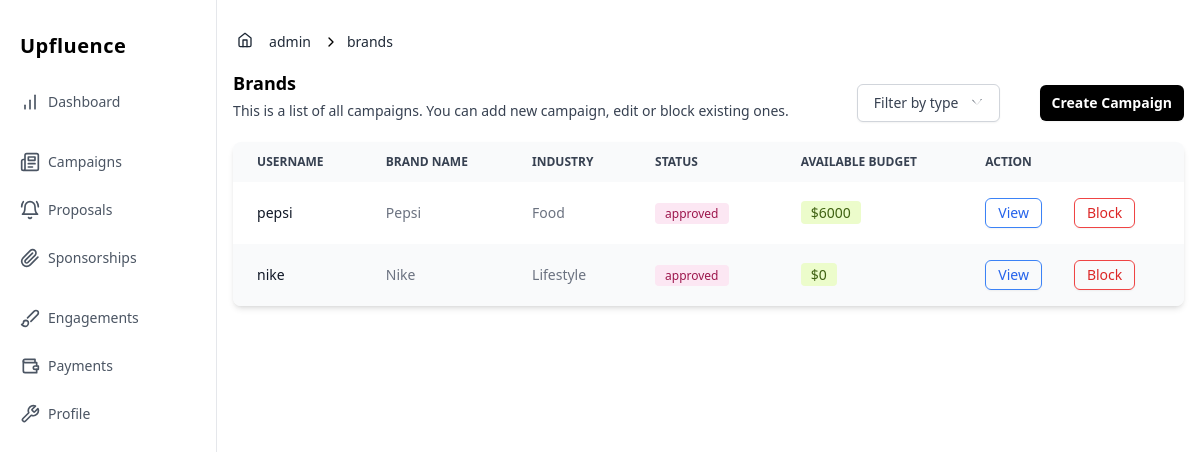
/admin/brands, run on the app's committed database.
### upfluence/models.py (models this page shows, shortened)
class Brand(db.Model):
    __tablename__ = 'brands'
    id = db.Column(db.Integer, primary_key=True)
    user_id = db.Column(db.Integer, db.ForeignKey('users.id'), nullable=False)
    name = db.Column(db.String(50), nullable=False)
    industry = db.Column(db.String(50), nullable=False)
    is_approved = db.Column(db.Boolean, default=False)  # admin
    is_blocked = db.Column(db.Boolean, default=False)  # admin
    total_budget = db.Column(db.Integer, default=0, nullable=False)
    created_at = db.Column(db.DateTime, default=datetime.now)
    updated_at = db.Column(
        db.DateTime, default=datetime.now, onupdate=datetime.now)
    user = db.relationship('User', back_populates='brand', lazy=True)
    campaigns = db.relationship(
        'Campaign', back_populates='brand', lazy='dynamic')
    activities = db.relationship(
        'BrandActivity', lazy=True)

class User(db.Model, UserMixin):
    __tablename__ = 'users'
    id = db.Column(db.Integer, primary_key=True)
    username = db.Column(db.String(50), unique=True, nullable=False)
    email = db.Column(db.String(50), nullable=False)
    password = db.Column(db.String(256), nullable=False)
    is_admin = db.Column(db.Boolean, default=False)
    is_influencer = db.Column(db.Boolean, default=False)
    is_brand = db.Column(db.Boolean, default=False)
    created_at = db.Column(db.DateTime, default=datetime.now)
    updated_at = db.Column(
        db.DateTime, default=datetime.now, onupdate=datetime.now)
    profile = db.relationship(
        'Profile', uselist=False, lazy=True)
    admin = db.relationship('Admin', uselist=False, lazy=True)
    influencer = db.relationship(
        'Influencer', back_populates='user', uselist=False, lazy=True)
    brand = db.relationship(
        'Brand', back_populates='user', uselist=False, lazy=True)

### upfluence/admin/admin.py (the view)
@admin.route('/brands')
def brands():
    page = request.args.get('page', default=1, type=int)
    brands = Brand.query.filter_by(
        is_approved=True, is_blocked=False).paginate(page=page, per_page=6)
    return render_template('admin/admin_brands.html', brands=brands)

### upfluence/templates/admin/admin_brands.html (shortened to what this page needs)
{% extends "admin/admin_layout.html" %}
{% block section %}
<nav class="flex px-4 mx-auto w-full max-w-7xl" aria-label="Breadcrumb">
  <ol class="inline-flex items-center space-x-1 md:space-x-3">
    <li class="inline-flex items-center">
      <a
        href="{{ url_for('admin.dashboard')}}"
        class="ml-1 inline-flex text-sm font-medium text-gray-800 hover:underline"
      >
        <svg
          xmlns="http://www.w3.org/2000/svg"
          width="24"
          height="24"
          viewBox="0 0 24 24"
          fill="none"
          stroke="currentColor"
          stroke-width="2"
          stroke-linecap="round"
          stroke-linejoin="round"
          class="mr-4 h-4 w-4"
        >
          <path d="m3 9 9-7 9 7v11a2 2 0 0 1-2 2H5a2 2 0 0 1-2-2z"></path>
          <polyline points="9 22 9 12 15 12 15 22"></polyline>
        </svg>
        admin
      </a>
    </li>
    {% for crumb in url_for('admin.brands').split('/')[2:]  %}
        <li>
      <div class="flex items-center">
        <svg
          xmlns="http://www.w3.org/2000/svg"
          width="24"
          height="24"
          viewBox="0 0 24 24"
          fill="none"
          stroke="currentColor"
          stroke-width="2"
          stroke-linecap="round"
          stroke-linejoin="round"
          class="h-4 w-4"
        >
          <polyline points="9 18 15 12 9 6"></polyline>
        </svg>
        <a
          href="#"
          class="ml-1 text-sm font-medium text-gray-800 hover:underline md:ml-2"
        >
          {{ crumb }}
        </a>
      </div>
    </li>
    {% endfor %}
  </ol>
</nav>
<section class="mx-auto w-full max-w-7xl px-4 py-4 ">
  <div class="flex flex-col space-y-4 md:flex-row md:items-center md:justify-between">
    <div>
      <h2 class="text-lg font-semibold">Brands</h2>
      <p class="mt-1 text-sm text-gray-700">
        This is a list of all campaigns. You can add new campaign, edit or
        block existing ones.
      </p>
    </div>
    <div class="flex items-center gap-10">
     <div class="relative inline-block text-left">
        <div>
            <button id="dropdownButton" type="button" class="inline-flex justify-center w-full rounded-md border border-gray-300 shadow-sm px-4 py-2 bg-white text-sm font-medium text-gray-700 hover:bg-gray-50 focus:outline-none focus:ring-2 focus:ring-offset-2 focus:ring-indigo-500" aria-expanded="true" aria-haspopup="true">
                Filter by type
                <svg class="-mr-1 ml-2 h-5 w-5" xmlns="http://www.w3.org/2000/svg" viewBox="0 0 20 20" fill="currentColor" aria-hidden="true">
                    <path fill-rule="evenodd" d="M5.23 7.21a.75.75 0 011.06.02L10 11.69l3.71-4.46a.75.75 0 011.08-1.04l-4.25 5.12a.75.75 0 01-1.08 0L5.23 7.21a.75.75 0 01-.02-1.06z" clip-rule="evenodd" />
                </svg>
            </button>
        </div>
    </div>
    <button
      type="button"
      class="rounded-md bg-black px-3 py-2 text-sm font-semibold text-white shadow-sm hover:bg-black/80 focus-visible:outline focus-visible:outline-2 focus-visible:outline-offset-2 focus-visible:outline-black"
    >
      Create Campaign
    </button>
    </div>
  </div>
  <div class="relative overflow-x-auto shadow-md sm:rounded-lg mt-5">
    <table class="w-full text-sm text-left rtl:text-right text-gray-500 ">
        <thead class="text-xs text-gray-700 uppercase bg-gray-50 ">
            <tr>
                <th scope="col" class="px-6 py-3">
                    Username
                </th>
                <th scope="col" class="px-6 py-3">
                    Brand name
                </th>
                <th scope="col" class="px-6 py-3">
                    Industry
                </th>
                <th scope="col" class="px-6 py-3">
                    status
                </th>
                <th scope="col" class="px-6 py-3">
                    Available Budget
                </th>
                <th scope="col" class="px-6 py-3">
                    Action
                </th>
            </tr>
        </thead>
        <tbody>
           {% for brand in brands.items|sort(reverse=True, attribute='id')  %}
               <tr class="odd:bg-white even:bg-gray-50 ">
                <th scope="row" class="px-6 py-4 font-medium text-gray-900 whitespace-nowrap ">
                    {{ brand.user.username }}
                </th>
                <td class="px-6 py-4 font-normal">
                    {{ brand.name }}
                </td>
                <td class="px-6 py-4">
                    {{ brand.industry }}
                </td>
                <td class="px-6 py-4">
                    {% if brand.is_approved %}
                        <span class="bg-pink-100 text-pink-800 text-xs font-medium me-2 px-2.5 py-0.5 rounded ">approved</span>
                    {% endif %}
                </td>
                <td class="px-6 py-4">
                        <span class="bg-lime-100 text-lime-800 text-normal font-medium me-2 px-2.5 py-0.5 rounded ">${{ brand.total_budget }}</span>
                </td>
                <td class="px-6 py-4 flex gap-8 items-center">
                    <button
                        type="button"
                        class="rounded-md border border-blue-500 px-3 py-1 text-sm font-semibold text-black shadow-sm focus-visible:outline focus-visible:outline-2 focus-visible:outline-offset-2 focus-visible:outline-black"
                    >
                                <a href="{{ url_for('admin.get_brand', brand_id=brand.id) }}" class="font-medium text-blue-600  hover:underline">View</a>
                    </button>
                    <button
                        type="button"
                        class="rounded-md border border-red-500 px-3 py-1 text-sm font-semibold text-red-600 shadow-sm focus-visible:outline focus-visible:outline-2 focus-visible:outline-offset-2 focus-visible:outline-red-600"
                    >
                                <a href="#" class="font-medium text-red-600 hover:underline">Block</a>
                    </button>
                </td>
              </tr>
           {% endfor %}
        </tbody>
    </table>
</div>
</section>
{% endblock %}

### upfluence/templates/admin/admin_layout.html (shortened to what this page needs)
{% extends "base.html" %}
{% block content %}
<div id="dashboard" class="w-full h-full min-h-screen flex ">
    {% include "components/admin_sidebar.html" %}
    <div class="w-full h-full min-h-screen max-h-screen py-8 overflow-y-auto ">
        {% block section %}{% endblock %}
    </div>
</div>
{% endblock content %}

### upfluence/templates/base.html (shortened to what this page needs)
<!DOCTYPE html>
<html lang="en">
<head>
    <script src="https://cdn.tailwindcss.com"></script>
</head>
<body class="">
    {% block content %}
    {% endblock %}
</body>
</html>

### upfluence/templates/components/admin_sidebar.html (shortened to what this page needs)
<aside class="flex max-h-screen w-64 flex-col overflow-y-auto border-r bg-white px-5 py-8">
  <a href="/" class="font-bold text-xl tracking-wide">Upfluence</a>
  <div class="mt-6 flex flex-1 flex-col justify-between">
    <nav class="-mx-3 space-y-6">
      <div class="space-y-3">
        <a class="flex items-center rounded-lg px-3 py-2 text-gray-600 transition-colors duration-300 hover:bg-gray-100 hover:text-gray-700" href="#">
          <span class="mx-2 text-sm font-medium">Dashboard</span>
        </a>
      </div>
      <div class="space-y-3">
        <a class="flex items-center rounded-lg px-3 py-2 text-gray-600 transition-colors duration-300 hover:bg-gray-100 hover:text-gray-700" href="#">
          <span class="mx-2 text-sm font-medium">Campaigns</span>
        </a>
        <a class="flex items-center rounded-lg px-3 py-2 text-gray-600 transition-colors duration-300 hover:bg-gray-100 hover:text-gray-700" href="#">
          <span class="mx-2 text-sm font-medium">Proposals</span>
        </a>
        <a class="flex items-center rounded-lg px-3 py-2 text-gray-600 transition-colors duration-300 hover:bg-gray-100 hover:text-gray-700" href="#">
          <span class="mx-2 text-sm font-medium">Sponsorships</span>
        </a>
      </div>
      <div class="space-y-3">
        <a class="flex items-center rounded-lg px-3 py-2 text-gray-600 transition-colors duration-300 hover:bg-gray-100 hover:text-gray-700" href="#">
          <span class="mx-2 text-sm font-medium">Engagements</span>
        </a>
        <a class="flex items-center rounded-lg px-3 py-2 text-gray-600 transition-colors duration-300 hover:bg-gray-100 hover:text-gray-700" href="#">
          <span class="mx-2 text-sm font-medium">Payments</span>
        </a>
        <a class="flex items-center rounded-lg px-3 py-2 text-gray-600 transition-colors duration-300 hover:bg-gray-100 hover:text-gray-700" href="#">
          <span class="mx-2 text-sm font-medium">Profile</span>
        </a>
      </div>
    </nav>
  </div>
</aside>

### data on the page
Brand: user.username "pepsi", name "Pepsi", industry "Food", is_approved "approved", total_budget "6000"
Brand: user.username "nike", name "Nike", industry "Lifestyle", is_approved "approved", total_budget "0"

### other printed values
{{ crumb }} "brands"
